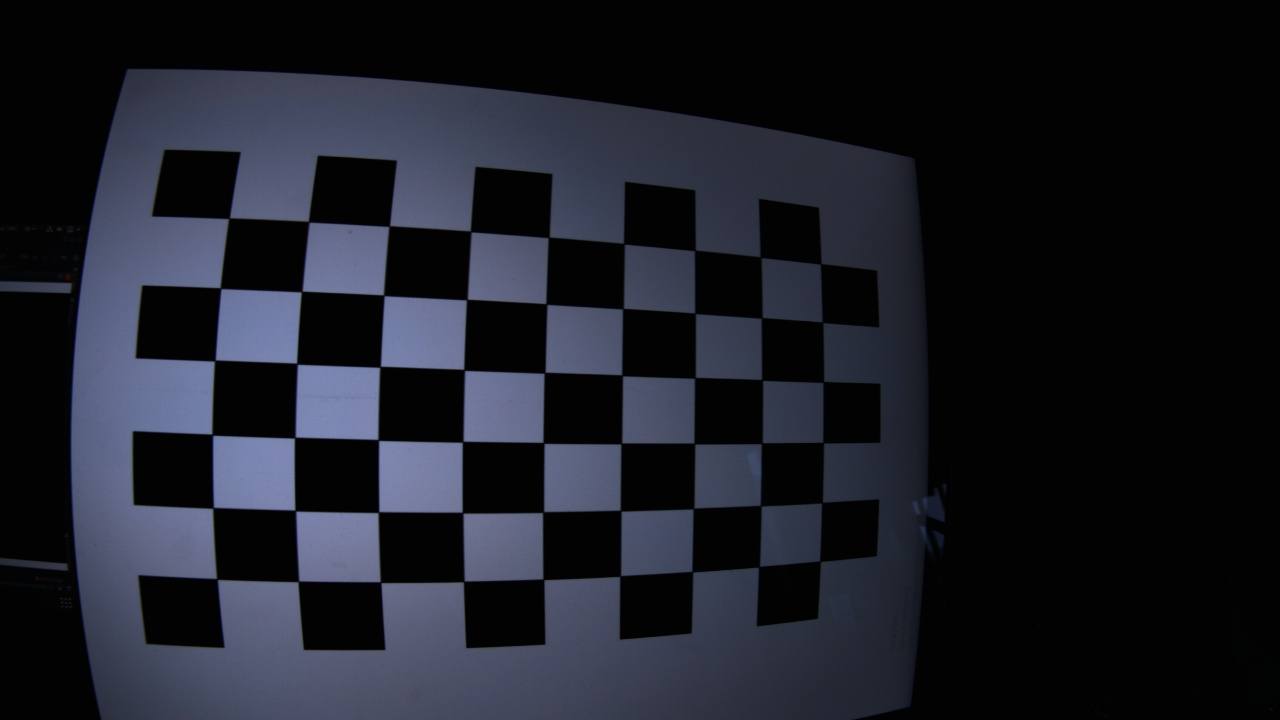
#> input picture calibrate_images/v1/0.jpg, 1280 x 720 px; its folder holds only this picture in this run
$ jupyter execute main.ipynb
#> lines starting #> are read from the running program, lines starting #| are printed output that depends on the picture; long printed decimals are rounded
[cell 1]
import cv2
import numpy as np
import os
import matplotlib.pyplot as plt

[cell 2]
# 标定图像的路径
path = './calibrate_images/v1'
# 每个棋盘格子的边长（cm）
bc = 5

[cell 3]
# 读取所有标定图的灰度图
fs = os.listdir(path)
grays = []
for f in fs:
    if f.split('.')[-1] in ('jpg', 'jpeg', 'png'):
        fName = os.path.join(path, f)
        gray = cv2.imread(fName, 0)
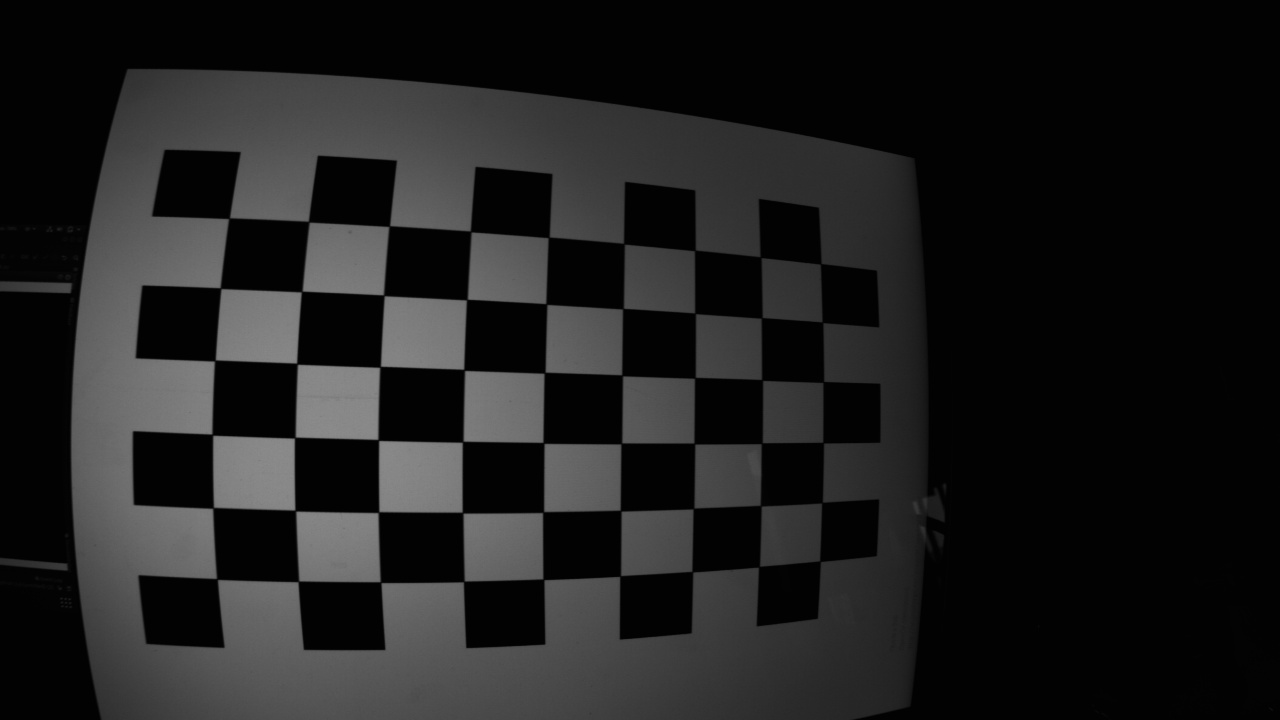
#> gray: shape (720, 1280); min 0, max 140, mean 30.7
        grays.append(gray)
print(len(grays))
#| 1
plt.imshow(grays[0], cmap='gray')

[cell 4]
w, h = 9, 6
# 亚像素点检测的终止条件
criteria = (cv2.TERM_CRITERIA_EPS + cv2.TERM_CRITERIA_MAX_ITER, 30, 0.001)
corners = []
for g in grays:
    ret, corner = cv2.findChessboardCorners(g, (w, h), None)
    corner = cv2.cornerSubPix(g, corner.astype(np.float32), (5, 5), (-1, -1), criteria)
    corners.append(np.squeeze(corner))
#> this loop made 1 pass
#> ret on pass 1: True
#> after the loop, corners = 1 point arrays, longest 54 points
print(len(corners))
#| 1

[cell 5]
# 绘制角点
cv2.drawChessboardCorners(grays[0], (w, h), corners[0], None)
plt.imshow(grays[0], cmap='gray')
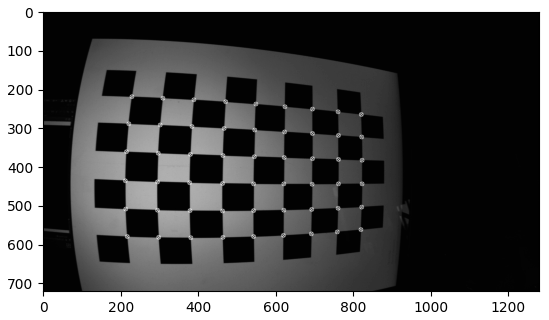
#> figure drawn by matplotlib, 1 panel

[cell 6]
# 标定
objp = np.zeros((w * h, 3), np.float32)
#> objp = 54 rows, first 8: [0, 0, 0], [0, 0, 0], [0, 0, 0], [0, 0, 0], [0, 0, 0], [0, 0, 0], [0, 0, 0], [0, 0, 0]
objp[:, :2] = np.mgrid[0:w, 0:h].T.reshape(-1, 2) * bc
objps = [objp for _ in range(len(grays))]
#> objps = 1 item

size = grays[0].shape[::-1]  # shape与我们这里使用的坐标顺序是相反,需要倒序取
#> size = (1280, 720)
ret, mtx, dist, rvecs, tvecs = cv2.calibrateCamera(objps, corners, size, None, None)
#> ret = 0.325; mtx = [[1238.3, 0, 666.4], [0, 994.3, 322.9], [0, 0, 1]]; dist = [[-0.701, 0.13, 0.0251, -0.0192, 0.664]]; rvecs = ([-0.121, -0.508, 0.0354],); tvecs = ([-24.41, -7.62, 62.85],)
print('相机内参:\n', mtx)
#| 相机内参:
#|  [[1.23834739e+03 0.00000000e+00 6.66383248e+02]
#|  [0.00000000e+00 9.94305142e+02 3.22894775e+02]
#|  [0.00000000e+00 0.00000000e+00 1.00000000e+00]]
print('畸变参数:\n', dist)
#| 畸变参数:
#|  [[-0.7009  0.1303  0.02508 -0.01924  0.6641 ]]
print('旋转向量:\n', rvecs)
#| 旋转向量:
#|  (array([[-0.1211 ],
#|        [-0.5084],
#|        [ 0.0354]]),)
print('平移向量:\n', tvecs)
#| 平移向量:
#|  (array([[-24.411],
#|        [ -7.623],
#|        [ 62.846]]),)

[cell 7]
# 利用得到的参数矫正
test_path = './val_images/v1/39.jpg'
test_img = cv2.imread(test_path)
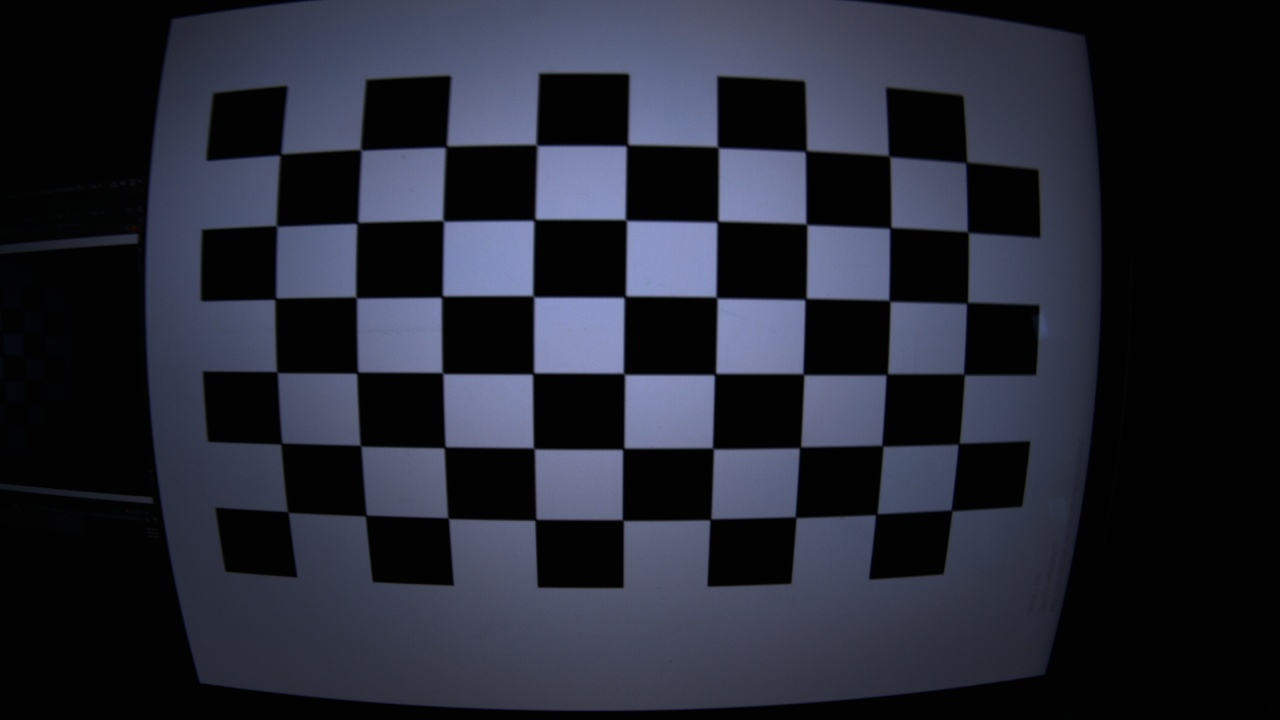
#> input picture val_images/v1/39.jpg, 1280 x 720 px
#> test_img is the input picture: shape (720, 1280, 3); mean B, G, R 50.8, 39.1, 36.7
plt.subplot(1, 2, 1), plt.title('original')
plt.imshow(cv2.cvtColor(test_img, cv2.COLOR_BGR2RGB))

# [5 lines of commented-out code are left out]
undistorted_img = cv2.undistort(test_img, mtx, dist, None)
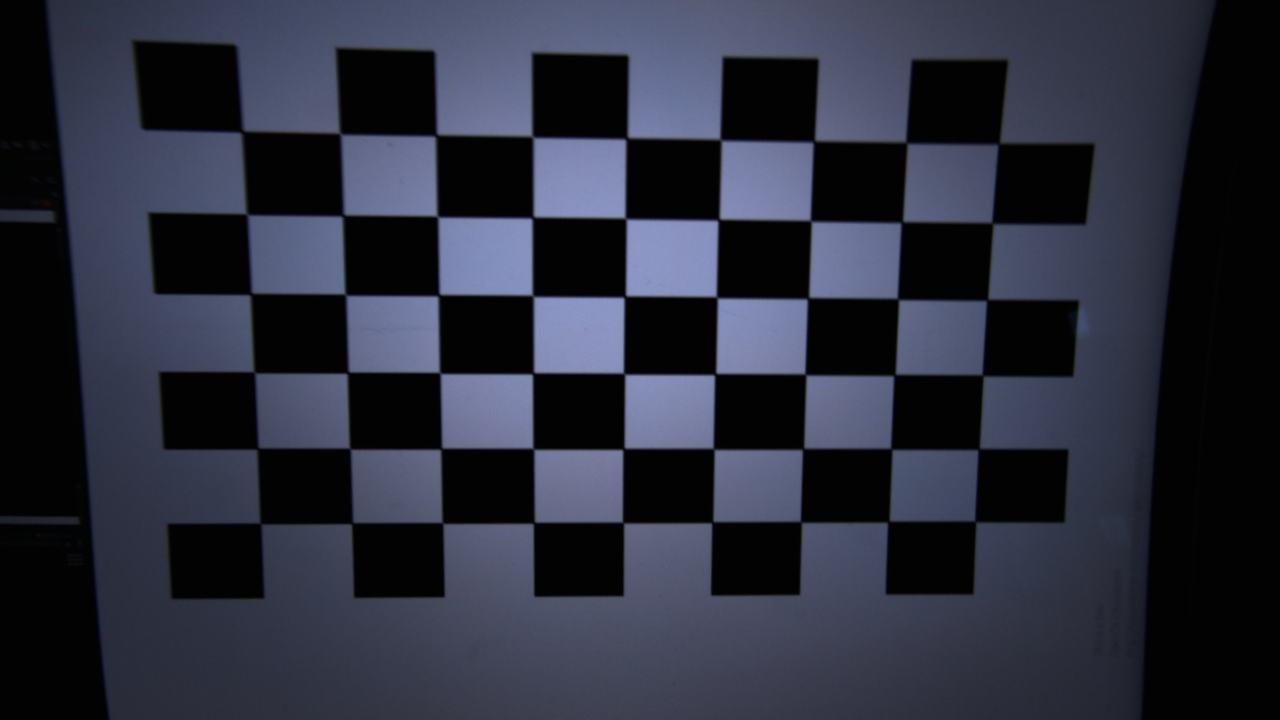
#> undistorted_img: shape (720, 1280, 3); mean B, G, R 60, 46, 43.1
plt.subplot(1, 2, 2), plt.title('undistorted')
plt.imshow(cv2.cvtColor(undistorted_img, cv2.COLOR_BGR2RGB))
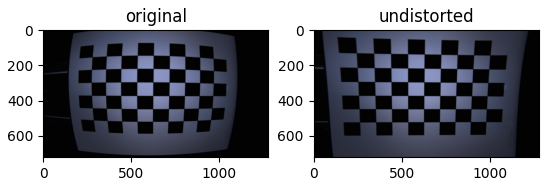
#> figure drawn by matplotlib, 2 panels
